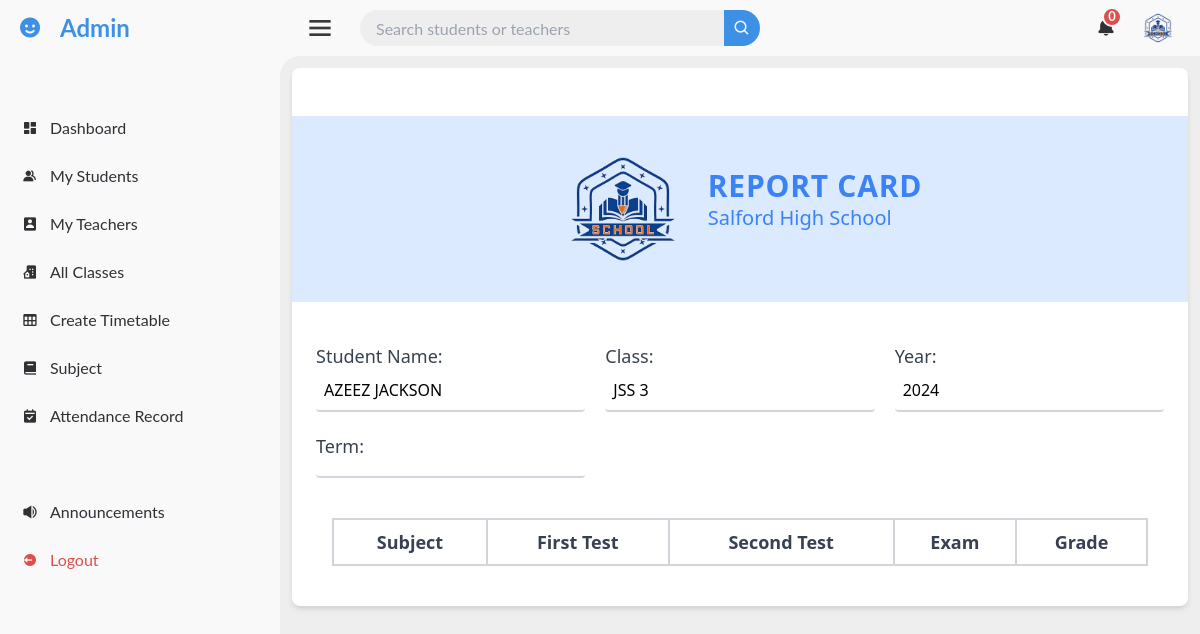
The app's page /admin_dashboard/student/report/card/1/ (signed in) with its own data.
### administration/models.py (models this page shows, shortened)
class Student(models.Model):
    user = models.OneToOneField(User, on_delete=models.CASCADE, related_name="student_profile")
    student_class = models.ForeignKey(Class, on_delete=models.SET_NULL, null=True, related_name='students')
    home_address = models.TextField()
    parent_or_guardian_name = models.CharField(max_length=100)
    parent_or_guardian_phone_number = models.CharField(max_length=15)
    parent_email = models.EmailField(blank=True, null=True, default=None)

### accounts/models.py (models this page shows, shortened)
class CustomUser(AbstractUser):
    email = models.EmailField(unique=True)
    is_approved = models.BooleanField(default=False)
    is_teacher = models.BooleanField(default=False)
    is_student = models.BooleanField(default=False)
    profile_photo = models.ImageField(upload_to='profile_photo/', default='default.jpg', blank=True, null=True)
    USERNAME_FIELD = 'email'
    REQUIRED_FIELDS = ['first_name', 'last_name']
    objects = CustomUserManager()

### classes/models.py (models this page shows)
class Class(models.Model):
    name = models.CharField(max_length=100)
    subjects = models.ManyToManyField(Subject, related_name='classes')
    def __str__(self):
        return self.name

### administration/views.py (the view)
# urls.py: path('admin_dashboard/student/report/card/<int:student_id>/', student_report_card, name='student_report_card'),
@login_required
def student_report_card(request, student_id):
    if not request.user.is_superuser:
        return HttpResponseForbidden('You do not have permission to access this page.')
    student = get_object_or_404(Student, id=student_id)
    student_position_and_comment_view = StudentPosition.objects.filter(student=student)
    student_grade = StudentGradeModel.objects.filter(student=student)
    current_year = datetime.now().year
    context = {
        'current_year':current_year,
        'student':student,
        'grades':student_grade,
        'student_position_and_comment_view':student_position_and_comment_view
    }
    return render(request, 'dashboards/all_admin_pages/report_card.html', context)

### administration/context_processors.py (called while the page is built)
def notifications(request):
    all_notification, total_notifications = get_admin_notification(request.user)
    return {
        'all_notification': all_notification,
        'total_notifications': total_notifications,
    }

### administration/views.py (called while the page is built)
def get_admin_notification(user):
    if user.is_staff:
        teacher_notifications = TeacherNotification.objects.filter(user=user).order_by('-created_at')
        student_notifications = StudentNotification.objects.filter(user=user).order_by('-created_at')
        all_notification = sorted(
            chain(teacher_notifications, student_notifications),
            key=lambda x: x.created_at,
            reverse=True
        )
        total_notifications = (
            teacher_notifications.filter(is_read=False).count() +
            student_notifications.filter(is_read=False).count()
        )
        return all_notification, total_notifications
    return [], 0

### pages/context_processors.py (called while the page is built)
def notifications(request):
    if request.user.is_authenticated:
        all_notifications, unread_notifications_count = get_user_notifications(request.user)
        return {
            'all_notifications': all_notifications,
            'unread_notifications_count': unread_notifications_count,
        }
    return {
        'all_notifications': [],
        'unread_notifications_count': 0,
    }

### pages/views.py (called while the page is built)
def get_user_notifications(user):
    notifications = Notification.objects.filter(user=user).order_by('-created_at')
    if user.is_student:
        grade_notifications = GradeNotification.objects.filter(recipient=user).order_by('-created_at')
    else:
        grade_notifications = []
    all_notifications = sorted(
        chain(notifications, grade_notifications),
        key=attrgetter('created_at'),
        reverse=True
    )
    total_unread_count = (
        notifications.filter(is_read=False).count() +
        (grade_notifications.filter(is_read=False).count() if user.is_student else 0)
    )
    return all_notifications, total_unread_count

### templates/dashboards/all_admin_pages/report_card.html (shortened to what this page needs)
{% extends 'dashboards/all_admin_pages/base.html' %}
{% load static %}
{% load custom_filters %}
{% block section %}
    <div class="bg-card rounded-lg shadow-md m-3 rounded-lg bg-white">
        <div class="flex justify-center item-center w-full bg-blue-100">
            <div class="py-7 flex md:space-x-4 space-x-0">
                <div>
                    <img src="{% static 'img/school-logo.png' %}" alt="school-logo" loading="lazy" height="130px" width="130px">
                </div>
                <div class="md:mt-6 sm:mt-3 mt-6 pl-1">
                    <h1 class="md:text-3xl text-2xl font-bold text-blue-500 md:tracking-wide tracking-normal">REPORT CARD</h1>
                    <h2 class="text-xl text-muted-foreground text-blue-500">Salford High School</h2>
                </div>
            </div>
        </div>
        <div class="p-6">
            <div class="mt-4 grid md:grid-cols-3 grid-cols-2 gap-2 md:gap-5">
                <div>
                    <label class="block md:text-lg text-normal font-medium text-gray-700">Student Name:</label>
                    <div class="border-b-2 border-gray-300 rounded p-2 w-full bg-white">
                        {{ student.user.first_name|upper }} {{ student.user.last_name|upper }}
                    </div>
                </div>
                <div>
                    <label class="block md:text-lg text-normal font-medium text-gray-700">Class:</label>
                    <div class="border-b-2 border-gray-300 rounded p-2 w-full bg-white">
                        {{ student.student_class|upper }}
                    </div>
                </div>
                <div>
                    <label class="block md:text-lg text-normal font-medium text-gray-700">Year:</label>
                    <div class="border-b-2 border-gray-300 rounded p-2 w-full bg-white">
                        {{ current_year }}
                    </div>
                </div>
                <div>
                    <label class="block md:text-lg text-normal font-medium text-gray-700">Term:</label>
                    <div class="border-b-2 border-gray-300 rounded p-2 w-full bg-white">
                    </div>
                </div>
            </div>
            <div class="table-data">
                <div style="background-color: white;">
                    <table class="mt-6 w-full border-collapse min-w-full">
                        <thead>
                            <tr class="bg-muted text-muted-foreground">
                                <th class="border-2 border-gray-300 p-2 font-bold text-gray-700 md:text-lg text-sm">Subject</th>
                                <th class="border-2 border-gray-300 p-2 font-bold text-gray-700 md:text-lg text-sm">First Test</th>
                                <th class="border-2 border-gray-300 p-2 font-bold text-gray-700 md:text-lg text-sm">Second Test</th>
                                <th class="border-2 border-gray-300 p-2 font-bold text-gray-700 md:text-lg text-sm">Exam</th>
                                <th class="border-2 border-gray-300 p-2 font-bold text-gray-700 md:text-lg text-sm">Grade</th>
                            </tr>
                        </thead>
                    </table>
                </div>
            </div>
        </div>
    </div>
{% endblock section %}

### static/css/dashboard.css (style rules this page uses)
* { margin: 0; padding: 0; box-sizing: border-box; }
:root { --poppins: 'Poppins', sans-serif; --lato: 'Lato', sans-serif; --light: #F9F9F9; --blue: #3C91E6; --light-blue: #CFE8FF; --grey: #EEE; --dark-grey: #AAAAAA; --dark: #342E37; --red: #DB504A; --yellow: #FFCE26; --light-yellow: #FFF26C; --orange: #FD7238; --light-orange: #ffc19e; }
html { overflow-x: hidden; }
body { background: var(--grey); }
.table-data > div { border-radius: 20px; background: var(--light); padding: 16px; overflow-x: auto; }

### records on screen
Student: user.first_name "AZEEZ", user.last_name "JACKSON", student_class "JSS 3"

### other values on screen
{{ total_notifications }} "0"
